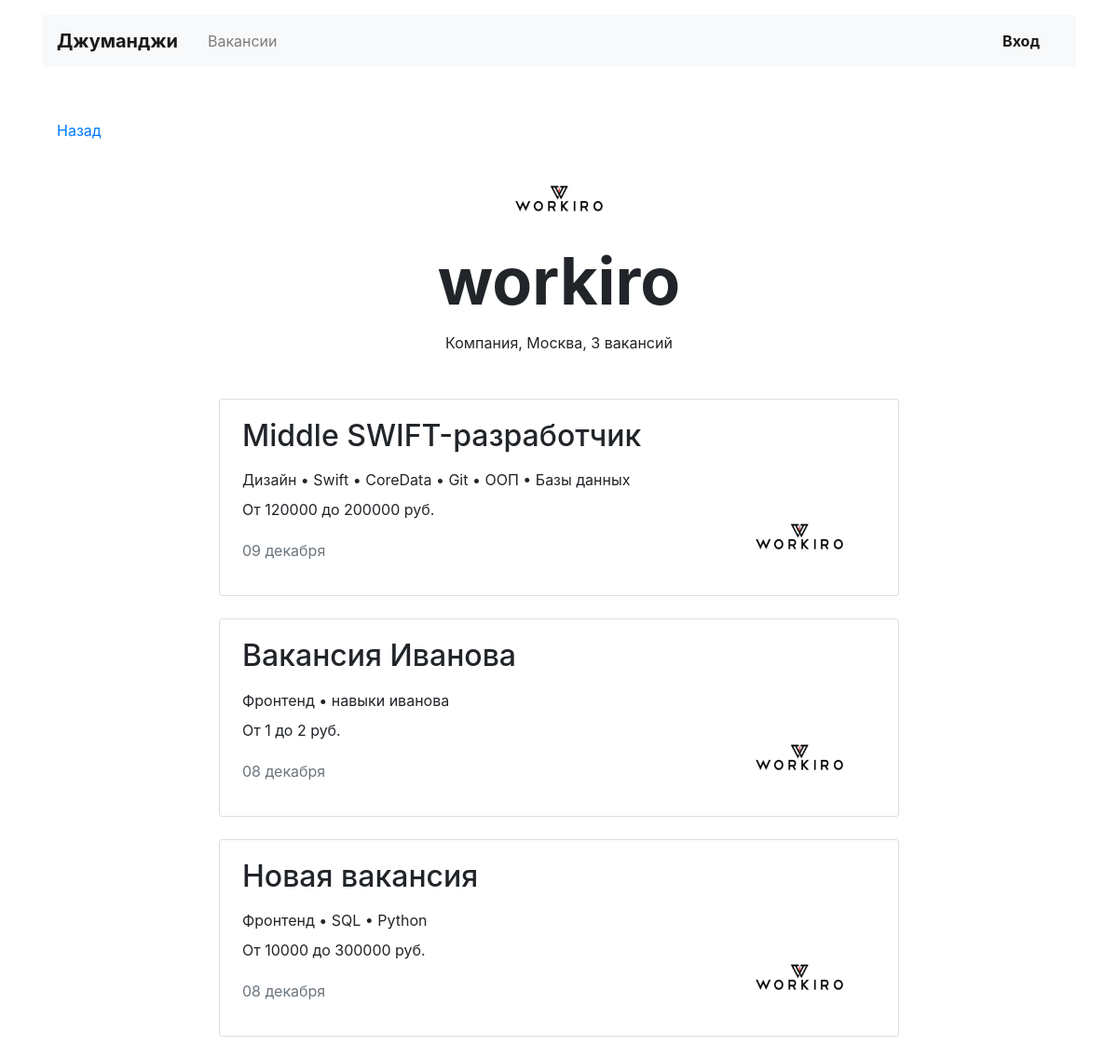
/companies/1/, run on the app's committed database.
### junior/models.py (models this page shows, shortened)
class Company(models.Model):
    name = models.CharField(max_length=64)
    location = models.CharField(max_length=64)
    logo = models.ImageField(upload_to=MEDIA_COMPANY_IMAGE_DIR)
    description = models.TextField()
    employee_count = models.IntegerField()
    owner = models.OneToOneField(User, on_delete=models.CASCADE, null=True)

class Vacancy(models.Model):
    title = models.CharField(max_length=64)
    specialty = models.ForeignKey(Specialty, on_delete=models.CASCADE, related_name='vacancies', null=True)
    company = models.ForeignKey(Company, on_delete=models.CASCADE, related_name='vacancies', null=True)
    skills = models.TextField()
    description = models.TextField()
    salary_min = models.IntegerField()
    salary_max = models.IntegerField()
    published_at = models.DateField()

class Specialty(models.Model):
    code = models.CharField(max_length=64)
    title = models.CharField(max_length=64)
    picture = models.ImageField(upload_to=MEDIA_SPECIALITY_IMAGE_DIR)

### junior/views/public.py (the view)
# urls.py: path('companies/<int:id>/', CompanyCardView.as_view()),
class CompanyCardView(View):
    def get(self, request, id):
        company = Company.objects.get(pk=id)
        vacancies = Vacancy.objects.filter(company__name=company.name)
        for vacancy in vacancies:
            vacancy.skills = vacancy.skills.split(', ')
        context = {
            'company': company,
            'vacancies': vacancies,
            'count': vacancies.count(),
        }
        return render(request, 'junior/company.html', context)

### junior/templates/junior/company.html
{% extends './base.html' %}
{% block content %}
<main class="container mt-3">
  <div class="navbar mt-5">
    <p><a href="/">Назад</a></p>
  </div>
  <section>
    <div class="text-center">
      <img src="{{ company.logo.url }}" width="130" height="80" alt="">
    </div>
    <h1 class="h1 text-center mx-auto mt-0 pt-1" style="font-size: 70px;"><strong>{{ company.name }}</strong></h1>
    <p class="text-center pt-1">Компания, {{ company.location }}, {{ count }} вакансий</p>
    <div class="row mt-5">
      <div class="col-12 col-lg-8 offset-lg-2 m-auto">
        {% for vacancy in vacancies %}
        <div class="card mb-4">
          <div class="card-body px-4">
            <div class="row">
              <div class="col-12 col-md-8 col-lg-9">
                <h2 class="h2 pb-2">{{ vacancy.title }}</h2>
                <p class="mb-2">{{ vacancy.specialty.title }} • {{ vacancy.skills|join:" • " }}</p>
                <p>От {{ vacancy.salary_min }} до {{ vacancy.salary_max }} руб.</p>
                <p class="text-muted pt-1">{{ vacancy.published_at|date:"d E" }}</p>
              </div>
              <div class="col-12 col-md-4 col-lg-3 d-flex align-items-end">
                <a href="/vacancies/{{ vacancy.id }}/"><img src="{{ vacancy.company.logo.url }}" width="130" height="80" alt=""></a>
              </div>
            </div>
          </div>
        </div>
        {% endfor %}
      </div>
    </div>
  </section>
</main>
{% endblock %}

### data on the page
Company: logo (picture), name "workiro", location "Москва"
Vacancy: title "Middle SWIFT-разработчик", specialty "Дизайн", skills "Swift • CoreData • Git • ООП • Базы данных", salary_min "120000", salary_max "200000", published_at "09 декабря", company.logo (picture)
Vacancy: title "Вакансия Иванова", specialty "Фронтенд", skills "навыки иванова", salary_min "1", salary_max "2", published_at "08 декабря", company.logo (picture)
Vacancy: title "Новая вакансия", specialty "Фронтенд", skills "SQL • Python", salary_min "10000", salary_max "300000", published_at "08 декабря", company.logo (picture)

### other printed values
{{ count }} "3"
